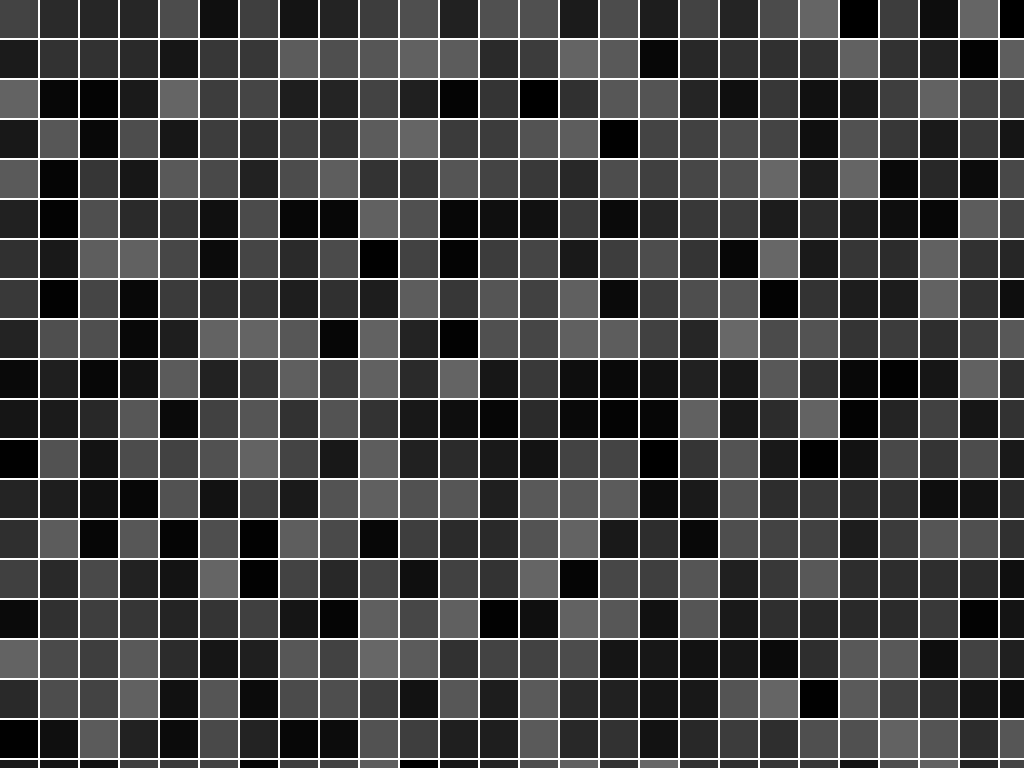
Frame 1 (no input)
Frame 60 (the mouse pressed at the canvas centre just before this capture): identical to frame 1, image omitted
Frame 120 (the mouse held since frame 60 and released just before this capture): identical to frame 1, image omitted

The Processing sketch that drew this single still picture (run headless with seeded random() and noise(); from frame 60 on, the mouse is pressed at the canvas centre):

// Processing sketch: loop_examples
// ── loop_examples.pde
void setup() {
  size(1024, 768);
  background(255);
  stroke(0);
  noFill();
  
  /*
  background(255);
  noStroke();
  for (int x = 0; x < width; x += 10) {
    for (int y = 0; y < height; y += 10) {
      color r = int(random(255));
      color g = int(random(255));
      color b = int(random(255));
      color c = color(r, g, b);
      fill(c); 
      
      //fill(random(0, x), random(0, y), random(0, 255));
      //fill(x, y, mouseX);
      rect(x,y,20,20);
    }
  }
  */
  
  //rewrite this using a while loop
  noStroke();
  float x = 0; 
  while(x < width) {
    float y = 0;
    while(y < height) {
      fill (random(0,105));
      rect(x,y,38,38);
      y = y + 40;
    }
    x = x+ 40;
  }
  
}

void draw() {
  /*for (int i = 0; i < 100; i++) {
   rect(i*20, height/2, 5, 5);
   }*/

  /*int i = 0;
   while (i < 70) {
   ellipse(width/2, height/2, i*20, i*20);
   i++;
   }*/

  /*
  background(255);
   rectMode(CENTER);
   for (float i = 1.0; i < width; i *= 1.1) {
   //stroke(i*.5, i*.2, i*.6);
   //strokeWeight(i);
   //fill(i*.5);
   rect(mouseX, mouseY, i*4, i*2);
   }*/

  /*
  int x = 0;
   for (int c = 255; c > 0; c -= 1) {
   fill(c);
   //noStroke();
   //rectMode(CENTER);
   rect(x,height/2,10,10);
   x = x + 10;
   } */

  /*
  background(0);
   int i = 0;
   while (i < width) {
   noStroke();
   float distance = abs(mouseX - i);
   fill(distance);
   rect(i, 0, 10, height);
   i+=10;
   }  rewrite this using a for loop*/

  
}
